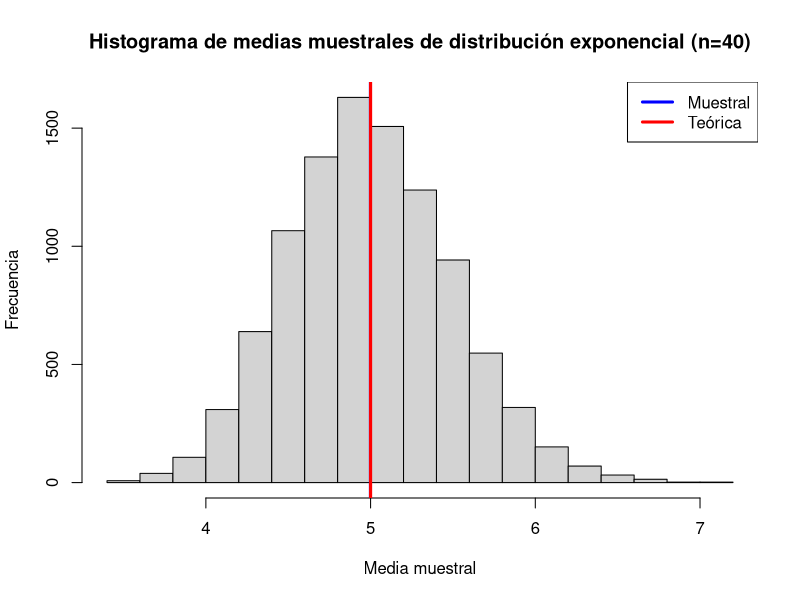
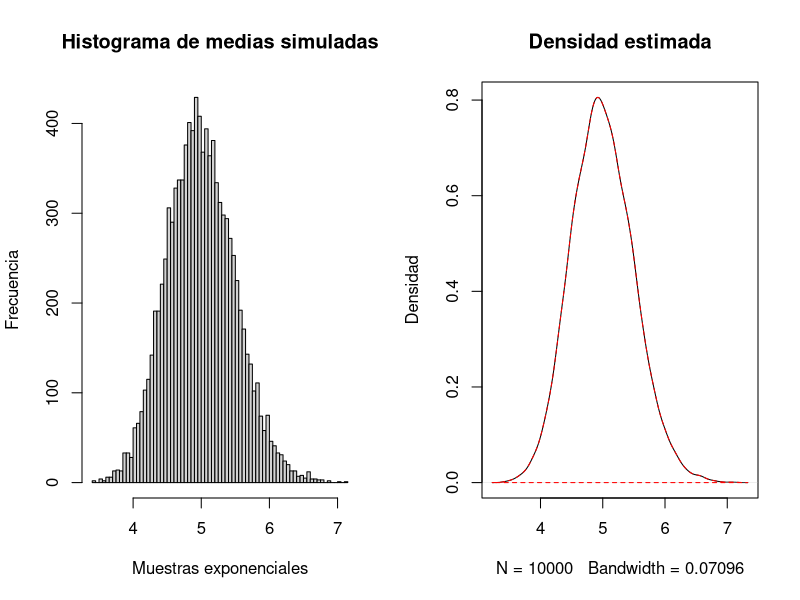
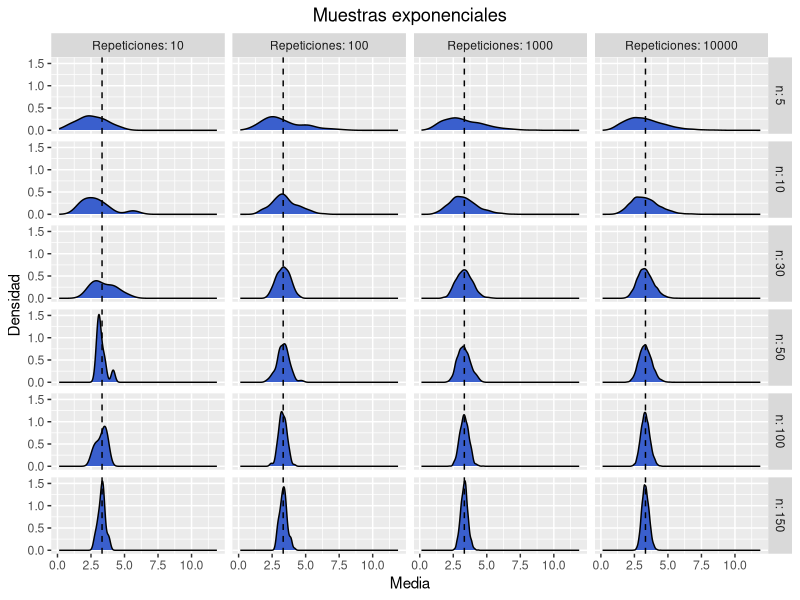
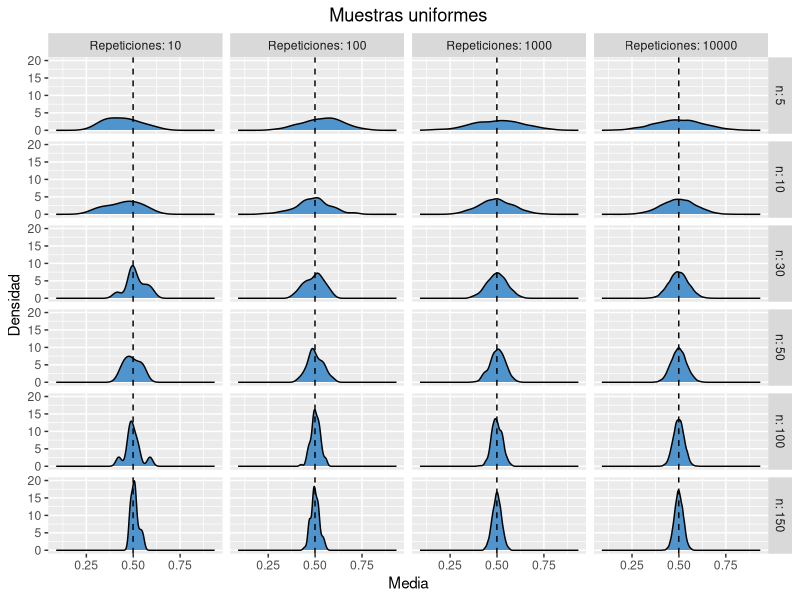
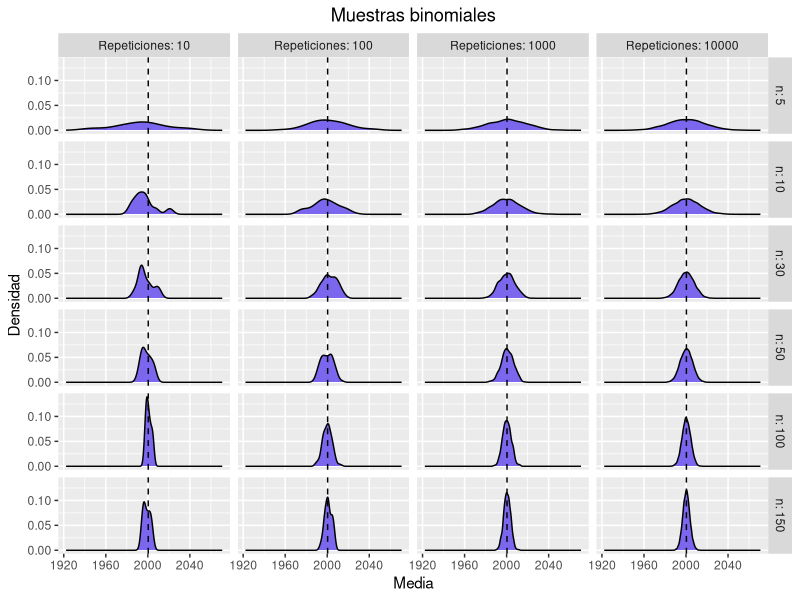
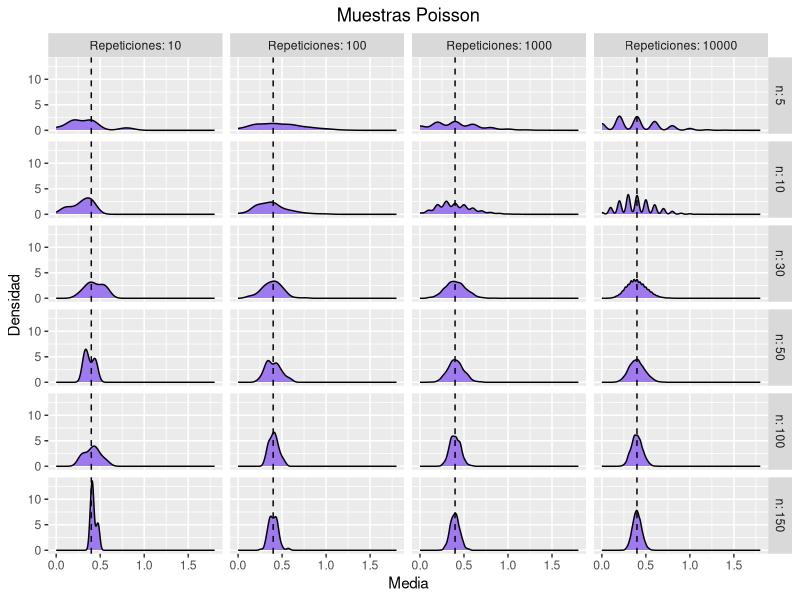
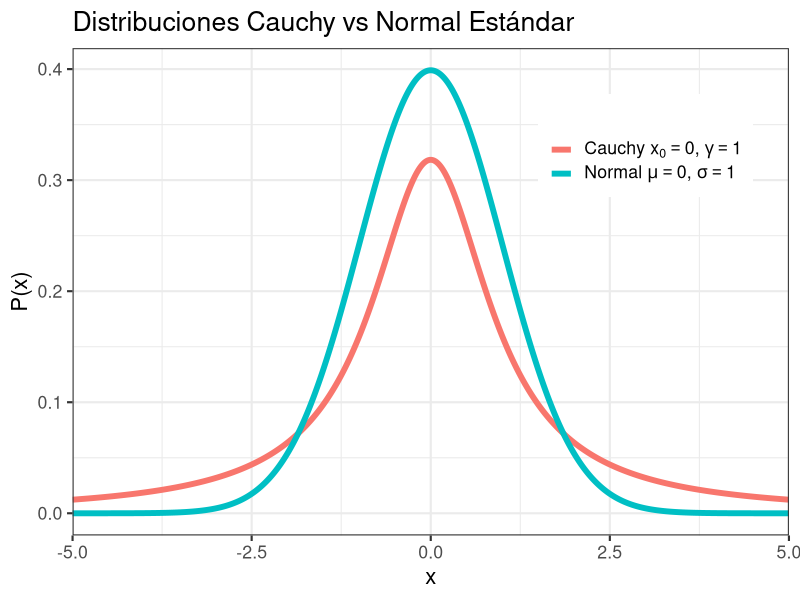
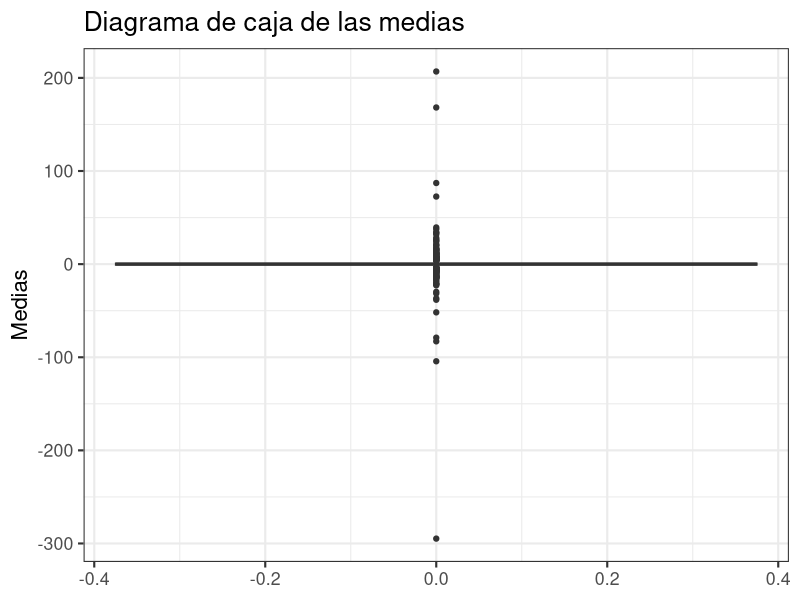

The R source for these figures, in order:
## ---- chunk 1
library(ggplot2)
## ---- chunk 2
ma <- function(poblacion)
{
  n <- c(5, 10, 30, 50, 100, 150) # Tamaño de muestra
  #n <- c(30, 50, 100, 150) # Tamaño de muestra
  t <- c(10, 100, 1000, 10000)  # Número de veces que se generan las muestras (repeticiones, trial)
  
  df <- data.frame()
  
  for(i in n)   # Para cada tamaño de muestra
  {
    col <- c()
    for(j in t)   # Hacemos j repeticiones o generaciones de la muestra de tamaño n
    {
      trial <- 1:j
      cont <- j
      value <- c()
      while(cont>0)
      {
        muestra <- sample(poblacion,i,replace=TRUE)    # extraemos la muestra de la distribución definida de tamaño i
        xbar <- mean(muestra)                    # sacamos la media de la muestra
        value <- c(value,xbar)                   # Guardamos la media de la muestra
        cont <- cont -1                          # Pasamos a generar otra muestra de las j que debemos generae
      }
      sbar <- sd(value)                     # Desviación estándar de la muestra de tamaño i
      col <- cbind(trial,value,sbar,i,j)    # Juntamos el # de repetición en el que vamos, la media y la desviación de la muestra, el tamaño i y el total de repeticiones j
      df <- rbind(df,col)                   # Lo guardamos en el dataframe
    }
  }
  return(df)
}
## ---- chunk 3
graphs <- function(dataframe,mu,i)
{
  names(dataframe) <- c("# de repetición", "Media", "Desviación estándar", "n", "Repeticiones")
  dist <- c('exponenciales', 'uniformes', 'binomiales', 'Poisson')
  col <- c('royalblue3','steelblue3','slateblue2','mediumpurple2') #"steelblue"

  myTitle <- paste("Muestras", dist[i], sep = " ")
  
  g <- ggplot(dataframe, aes(x = Media)) + geom_density(fill = col[i]) + 
          facet_grid(n ~ Repeticiones, labeller = label_both) +  
          ggtitle(myTitle) + 
          theme(plot.title = element_text(hjust = 0.5))+
          geom_vline(xintercept = mu, linetype = "dashed") +
          ylab('Densidad')
  
  return(g)
}
## ---- chunk 4
set.seed(123)

# Creamos vector vacío para medias de muestras exponenciales
vExp <- NULL

n <- 100
N <- 10000
lambda <- 0.2

for(i in 1:N)
{
  vExp <- c(vExp,mean(rexp(n,lambda)))
}

# Para la media y desviación estándar teórica tenemos
tMedia <- 1/lambda
tDS <- 1/lambda^2
## ---- chunk 5
hist(vExp, xlab='Media muestral',ylab='Frecuencia', main="Histograma de medias muestrales de distribución exponencial (n=40)")
abline(v=mean(vExp), lwd=3, col='blue')
abline(v=tMedia, lwd=3, col='red')
legend(c("Muestral", "Teórica"),x='topright', lwd=c(3,3), col=c('blue', 'red'))
## ---- chunk 6
par(mfrow=c(1,2))
hist(vExp, breaks=60, main="Histograma de medias simuladas",ylab = 'Frecuencia',xlab='Muestras exponenciales')
plot(density(vExp), main="Densidad estimada",ylab='Densidad')
polygon(density(vExp), border='red',lty=2)
## ---- chunk 7
set.seed(123)

pob <- rexp(100000,0.3)
mu <- mean(pob)
sigma <- sd(pob)

cat('Media: ', mu,'\nDesviación estándar: ',sigma)

df <- ma(pob)
head(df)

#png(file="tlc_exponencial.png")
graphs(df,mu,1)
#dev.off()

## ---- chunk 8
set.seed(123)

pob <- runif(100000,0,1)
mu <- mean(pob)
sigma <- sd(pob)

cat('Media: ', mu,'\nDesviación estándar: ',sigma)

df <- ma(pob)
head(df)

#png(file="tlc_uniforme.png")
graphs(df,mu,2)
#dev.off()

## ---- chunk 9
set.seed(123)

pob <- rbinom(800,10000,0.2)
mu <- mean(pob)
sigma <- sd(pob)

cat('Media: ', mu,'\nDesviación estándar: ',sigma)

df <- ma(pob)
head(df)

#png(file="tlc_binomial.png")
graphs(df,mu,3)
#dev.off()
## ---- chunk 10
set.seed(123)

pob <- rpois(100000,0.4)
mu <- mean(pob)
sigma <- sd(pob)

cat('Media: ', mu,'\nDesviación estándar: ',sigma)

df <- ma(pob)
head(df)

#png(file="tlc_poisson.png")
graphs(df,mu,4)
#dev.off()
## ---- chunk 11
ggplot(data.frame(x = c(-5, 5)), aes(x)) + ggtitle("Distribuciones Cauchy vs Normal Estándar")+
  stat_function(fun = dcauchy, n = 1e3, args = list(location = 0, scale = 1), aes(color = "a"), size = 2) +
  stat_function(fun = dnorm, n = 1e3, args = list(mean = 0, sd = 1), aes(color = "b"), size = 2) +
  scale_x_continuous(expand = c(0, 0)) +
  scale_color_discrete(name = "",
                       labels = c("a" = expression(Cauchy ~ x[0] == 0*","~ gamma == 1),
                                  "b" = expression(Normal ~ mu == 0*","~ sigma == 1))) +
  ylab("P(x)") + theme_bw(base_size = 16) + theme(legend.position = c(0.8, 0.8), legend.text.align = 0)

## ---- chunk 12
set.seed(123)
muestras <- NULL
for (i in 1:1000){
  muestras$datos[[i]] <- rcauchy(100,0,1)
  muestras$medias[[i]] <- mean(muestras$datos[[i]])
}

c(summary(as.numeric(muestras$medias)),sd(as.numeric(muestras$medias)))
## ---- chunk 13
df <- as.data.frame(as.numeric(muestras$medias))
ggplot(df, aes(y=as.numeric(muestras$medias))) + geom_boxplot() + ggtitle("Diagrama de caja de las medias") +
  ylab("Medias") + theme_bw(base_size = 16)
## ---- chunk 14
mu = mean(as.numeric(muestras$medias))
sigma =  sd(as.numeric(muestras$medias))

n = 1000 
mean = mu
sd = sigma 
binwidth = .5 # passed to geom_histogram and stat_function 
df <- as.data.frame(as.numeric(muestras$medias)) 

ggplot(df, aes(x = as.numeric(muestras$medias), mean = mean, sd = sd, binwidth = binwidth, n = n)) +
  geom_histogram(binwidth = binwidth, aes(color = "a"), size = .3) + theme_bw() +
  stat_function(fun = function(x) dnorm(x, mean = mean, sd = sd) * n * binwidth, aes(color = "b"), size = 1)+
  scale_x_continuous(expand = c(0, 0)) + ggtitle("Histograma de las medias") +
  scale_color_discrete(name = "", 
                       labels = c("a" = expression(Cauchy),
                                  "b" = expression(Normal))) + 
  xlab("Media") + ylab("Frecuencia") + 
  theme_bw(base_size = 16) + theme(legend.position = c(0.8, 0.8), legend.text.align = 0)
## ---- chunk 15
lgc <- function(m,a,c,z0){ 
  z <- z0
  i <- 1 
  repeat {
    i <- i+1
    z[i] <- (a*z[i-1]+c) %% m 
    if (i>m) break
  } 
  return(z/m) 
  }
z <- lgc(m=100,a=2,c=50,z0=6) 
par(pty="s") 
plot(z[2:2049], z[1:2048],xlab = expression(u[i]),ylab = expression(u[i-1]),main = "Generador congruencial m=100,a=2,c=50", col = "darkorange")
## ---- chunk 16
muestra_dep <- matrix(0,1000,100)
for (i in 1:1000){
  muestra_dep[i,1:100] <- lgc(m=100-1,a=2*i,c=10*1,z0=i)
}

library(corrplot)
corrplot(cor(muestra_dep[,1:20]), method = "color")
## ---- chunk 17
medias_dep <- NULL
for (i in 1:1000){
  medias_dep[i] <- mean(as.numeric(muestra_dep[i,]))
}

c(summary(medias_dep), sd(medias_dep))
## ---- chunk 18
mu = mean(medias_dep)
sigma =  sd(medias_dep)

n = 1000 
mean = mu
sd = sigma 
binwidth = .0005 # passed to geom_histogram and stat_function 
df <- as.data.frame(medias_dep) 

ggplot(df, aes(x = medias_dep, mean = mean, sd = sd, binwidth = binwidth, n = n)) +
  geom_histogram(binwidth = binwidth, aes(color = "a"), size = .3) + theme_bw() +
  stat_function(fun = function(x) dnorm(x, mean = mean, sd = sd) * n * binwidth, aes(color = "b"), size = 1)+
  scale_x_continuous(expand = c(0, 0)) + ggtitle("Histograma de las medias") +
  scale_color_discrete(name = "", 
                       labels = c("a" = expression(Uniformes),
                                  "b" = expression(Normal))) + 
  xlab("Media") + ylab("Frecuencia") + 
  theme_bw(base_size = 16) + theme(legend.position = c(0.8, 0.8), legend.text.align = 0)
## ---- chunk 19
set.seed(123)
muestras_id <- NULL
for (i in 1:1000){
  muestras_id$datos[[i]] <- matrix(0,1,100)
  for (j in 1:100){
    muestras_id$datos[[i]][j] <- rbinom(1, 50*j, 1/j) 
  }
  muestras_id$medias[[i]] <- mean(muestras_id$datos[[i]])
}

c(summary(as.numeric(muestras$medias)),sd(as.numeric(muestras$medias)))
## ---- chunk 20
mu = mean(as.numeric(muestras_id$medias))
sigma =  sd(as.numeric(muestras_id$medias))

n = 1000 
mean = mu
sd = sigma 
binwidth = .005 # passed to geom_histogram and stat_function 
df <- as.data.frame(as.numeric(muestras_id$medias)) 

ggplot(df, aes(x = as.numeric(muestras_id$medias), mean = mean, sd = sd, binwidth = binwidth, n = n)) +
  geom_histogram(binwidth = binwidth, aes(color = "a"), size = .3) + theme_bw() +
  stat_function(fun = function(x) dnorm(x, mean = mean, sd = sd) * n * binwidth, aes(color = "b"), size = 1)+
  scale_x_continuous(expand = c(0, 0)) + ggtitle("Histograma de las medias") +
  scale_color_discrete(name = "", 
                       labels = c("a" = expression(Binomiales),
                                  "b" = expression(Normal))) + 
  xlab("Media") + ylab("Frecuencia") + 
  theme_bw(base_size = 16) + theme(legend.position = c(0.8, 0.8), legend.text.align = 0)
